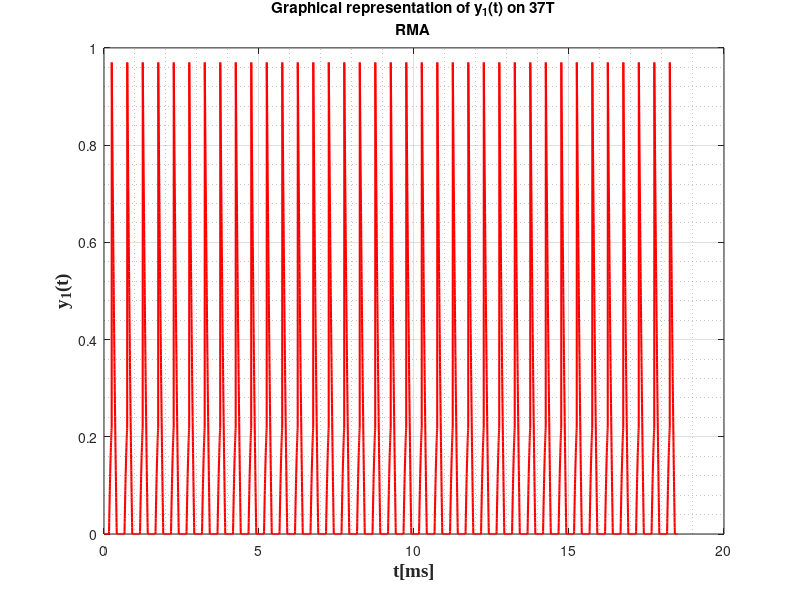

This chart was generated by the following MATLAB code:
%y1(t) 
T_1 = 0.5;
t = linspace(0,1,100);
x = 0.86*t.^2-2.05*t+0.97;
v = ones(1,37*2);
for i=1:37*2
   if mod(i,2) == 1
       v(i)=-v(i);
   end
end
y1 = x(:);
y1 = y1*v;
y1 = y1(:);
for i = 1:3700*2
    if y1(i) < 0
        y1(i) = 0;
    end
end
T1 = linspace(0,37*T_1,3700*2);
figure(3);
plot(T1,y1,'r','LineWidth',1.5);
grid on;
grid minor;
xlabel('t[ms]', 'fontweight', 'bold', 'fontsize', 14, 'FontName', 'Times New Roman');
ylabel('y_{1}(t)','fontweight','bold','fontsize', 14, 'FontName', 'Times New Roman');
title({'Graphical representation of y_{1}(t) on 37T';'RMA'});

